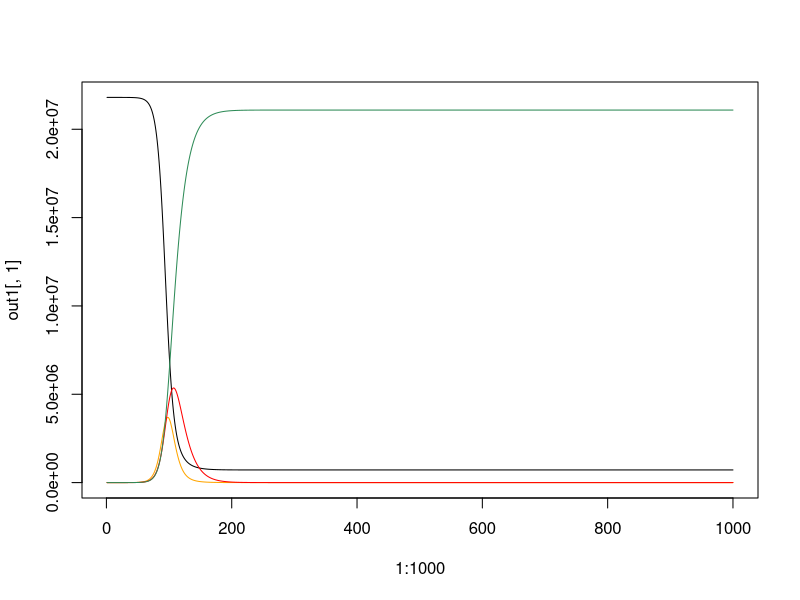

This chart was generated by the following R code:
#########################################
#Suspectable,Infected and recoverd Model
##sri lanka covid 19 
########################################
S0<- 21803000 #sri lanka population
I0<- 1        #Initial infected
R0<- 0
E0<- 10 #they have virus but they don't know about that
#parameters
alpha1<-1/100000000
alpha2<-1/100000000
beta1<-1/14
gamma1<-1/7
gamma2<-1/21
out1<-matrix(0,ncol = 4,nrow = 1000)
for(i in 1:1000){
  E0n<-E0
  S0n<- S0
  I0n<- I0
  R0n<- R0
  S0<-max(0,S0n-alpha1*E0n*S0n-alpha2*S0n*I0n)
  E0<-max(0,E0n+alpha1*E0n*S0n+alpha2*S0n*I0n-gamma1*E0n-gamma2*E0n)
  I0<-max(0,I0n+gamma1*E0n-beta1*I0n)
  R0<-max(0,R0n+beta1*I0n+gamma2*E0n)
  out1[i,1] <- S0
  out1[i,2] <- E0
  out1[i,3] <- I0
  out1[i,4] <- R0
  
}
plot(1:1000,out1[,1],type="l",ylim=c(0,21803000))
lines(1:1000,out1[,2],col="orange")
lines(1:1000,out1[,3],col="red")
lines(1:1000,out1[,4],col="seagreen")